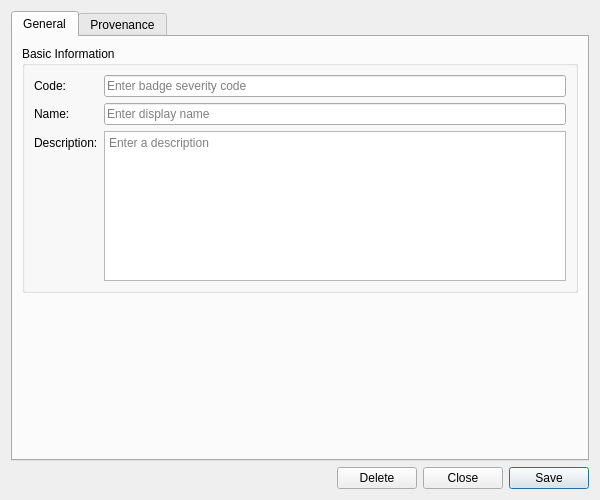
<?xml version="1.0" encoding="UTF-8"?>
<ui version="4.0">
 <class>BadgeSeverityDetailDialog</class>
 <widget class="QWidget" name="BadgeSeverityDetailDialog">
  <property name="geometry">
   <rect>
    <x>0</x>
    <y>0</y>
    <width>600</width>
    <height>500</height>
   </rect>
  </property>
  <property name="sizePolicy">
   <sizepolicy hsizetype="Preferred" vsizetype="Preferred">
    <horstretch>0</horstretch>
    <verstretch>0</verstretch>
   </sizepolicy>
  </property>
  <property name="minimumSize">
   <size>
    <width>600</width>
    <height>500</height>
   </size>
  </property>
  <property name="windowTitle">
   <string>Badge Severity Details</string>
  </property>
  <layout class="QVBoxLayout" name="verticalLayout">
   <item>
    <widget class="QTabWidget" name="tabWidget">
     <property name="currentIndex"><number>0</number></property>
     <widget class="QWidget" name="generalTab">
      <attribute name="title"><string>General</string></attribute>
      <layout class="QVBoxLayout" name="generalLayout">
       <item>
        <widget class="QGroupBox" name="basicInfoGroup">
         <property name="title">
          <string>Basic Information</string>
         </property>
         <layout class="QFormLayout" name="formLayout">
          <item row="0" column="0">
           <widget class="QLabel" name="labelCode">
            <property name="text">
             <string>Code:</string>
            </property>
           </widget>
          </item>
          <item row="0" column="1">
           <widget class="QLineEdit" name="codeEdit">
            <property name="placeholderText">
             <string>Enter badge severity code</string>
            </property>
            <property name="readOnly">
             <bool>true</bool>
            </property>
           </widget>
          </item>
          <item row="1" column="0">
           <widget class="QLabel" name="labelName">
            <property name="text">
             <string>Name:</string>
            </property>
           </widget>
          </item>
          <item row="1" column="1">
           <widget class="QLineEdit" name="nameEdit">
            <property name="placeholderText">
             <string>Enter display name</string>
            </property>
           </widget>
          </item>
          <item row="2" column="0">
           <widget class="QLabel" name="labelDescription">
            <property name="text">
             <string>Description:</string>
            </property>
           </widget>
          </item>
          <item row="2" column="1">
           <widget class="QPlainTextEdit" name="descriptionEdit">
            <property name="minimumSize">
             <size>
              <width>0</width>
              <height>80</height>
             </size>
            </property>
            <property name="maximumSize">
             <size>
              <width>16777215</width>
              <height>150</height>
             </size>
            </property>
            <property name="placeholderText">
             <string>Enter a description</string>
            </property>
           </widget>
          </item>
         </layout>
        </widget>
       </item>
       <item>
        <spacer name="verticalSpacer">
         <property name="orientation">
          <enum>Qt::Vertical</enum>
         </property>
         <property name="sizeHint" stdset="0">
          <size>
           <width>20</width>
           <height>40</height>
          </size>
         </property>
        </spacer>
       </item>
      </layout>
     </widget>
     <widget class="QWidget" name="provenanceTab">
      <attribute name="title"><string>Provenance</string></attribute>
      <layout class="QVBoxLayout" name="provenanceTabLayout">
       <item>
        <widget class="ores::qt::ProvenanceWidget" name="provenanceWidget" native="true"/>
       </item>
      </layout>
     </widget>
    </widget>
   </item>
   <item>
    <layout class="QHBoxLayout" name="buttonLayout">
     <item>
      <spacer name="horizontalSpacer">
       <property name="orientation">
        <enum>Qt::Horizontal</enum>
       </property>
       <property name="sizeHint" stdset="0">
        <size>
         <width>40</width>
         <height>20</height>
        </size>
       </property>
      </spacer>
     </item>
     <item>
      <widget class="QPushButton" name="deleteButton">
       <property name="text">
        <string>Delete</string>
       </property>
      </widget>
     </item>
     <item>
      <widget class="QPushButton" name="closeButton">
       <property name="text">
        <string>Close</string>
       </property>
      </widget>
     </item>
     <item>
      <widget class="QPushButton" name="saveButton">
       <property name="text">
        <string>Save</string>
       </property>
       <property name="default">
        <bool>true</bool>
       </property>
      </widget>
     </item>
    </layout>
   </item>
  </layout>
 </widget>
 <customwidgets>
  <customwidget>
   <class>ores::qt::ProvenanceWidget</class>
   <extends>QWidget</extends>
   <header>ores.qt/ProvenanceWidget.hpp</header>
  </customwidget>
 </customwidgets>
 <resources/>
 <connections/>
</ui>
